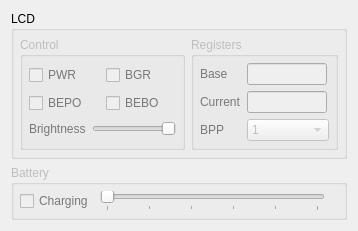
      <widget class="QWidget" name="debugMiscWidget">
       <attribute name="icon">
        <iconset resource="resources.qrc">
         <normaloff>:/icons/resources/icons/misc.png</normaloff>:/icons/resources/icons/misc.png</iconset>
       </attribute>
       <attribute name="title">
        <string>Miscellaneous</string>
       </attribute>
       <layout class="QVBoxLayout" name="verticalLayout_35">
        <item>
         <widget class="QGroupBox" name="groupBox_5">
          <property name="sizePolicy">
           <sizepolicy hsizetype="Preferred" vsizetype="Maximum">
            <horstretch>0</horstretch>
            <verstretch>0</verstretch>
           </sizepolicy>
          </property>
          <property name="title">
           <string>LCD</string>
          </property>
          <layout class="QHBoxLayout" name="horizontalLayout_6">
           <property name="leftMargin">
            <number>6</number>
           </property>
           <property name="topMargin">
            <number>6</number>
           </property>
           <property name="rightMargin">
            <number>6</number>
           </property>
           <property name="bottomMargin">
            <number>6</number>
           </property>
           <item>
            <spacer name="horizontalSpacer_31">
             <property name="orientation">
              <enum>Qt::Horizontal</enum>
             </property>
             <property name="sizeHint" stdset="0">
              <size>
               <width>0</width>
               <height>20</height>
              </size>
             </property>
            </spacer>
           </item>
           <item>
            <widget class="QGroupBox" name="groupLcdState">
             <property name="enabled">
              <bool>false</bool>
             </property>
             <property name="sizePolicy">
              <sizepolicy hsizetype="Preferred" vsizetype="Minimum">
               <horstretch>0</horstretch>
               <verstretch>0</verstretch>
              </sizepolicy>
             </property>
             <property name="title">
              <string>Control</string>
             </property>
             <layout class="QGridLayout" name="gridLayout_14">
              <property name="leftMargin">
               <number>6</number>
              </property>
              <property name="topMargin">
               <number>6</number>
              </property>
              <property name="rightMargin">
               <number>6</number>
              </property>
              <property name="bottomMargin">
               <number>6</number>
              </property>
              <item row="3" column="0" colspan="2">
               <layout class="QHBoxLayout" name="horizontalLayout_18">
                <item>
                 <widget class="QLabel" name="labelBrightness">
                  <property name="palette">
                   <palette>
                    <active>
                     <colorrole role="WindowText">
                      <brush brushstyle="SolidPattern">
                       <color alpha="255">
                        <red>0</red>
                        <green>170</green>
                        <blue>0</blue>
                       </color>
                      </brush>
                     </colorrole>
                    </active>
                    <inactive>
                     <colorrole role="WindowText">
                      <brush brushstyle="SolidPattern">
                       <color alpha="255">
                        <red>0</red>
                        <green>170</green>
                        <blue>0</blue>
                       </color>
                      </brush>
                     </colorrole>
                    </inactive>
                    <disabled>
                     <colorrole role="WindowText">
                      <brush brushstyle="SolidPattern">
                       <color alpha="255">
                        <red>120</red>
                        <green>120</green>
                        <blue>120</blue>
                       </color>
                      </brush>
                     </colorrole>
                    </disabled>
                   </palette>
                  </property>
                  <property name="text">
                   <string>Brightness</string>
                  </property>
                  <property name="alignment">
                   <set>Qt::AlignLeading|Qt::AlignLeft|Qt::AlignVCenter</set>
                  </property>
                 </widget>
                </item>
                <item>
                 <widget class="QSlider" name="brightnessSlider">
                  <property name="sizePolicy">
                   <sizepolicy hsizetype="Minimum" vsizetype="Maximum">
                    <horstretch>0</horstretch>
                    <verstretch>0</verstretch>
                   </sizepolicy>
                  </property>
                  <property name="focusPolicy">
                   <enum>Qt::ClickFocus</enum>
                  </property>
                  <property name="maximum">
                   <number>255</number>
                  </property>
                  <property name="orientation">
                   <enum>Qt::Horizontal</enum>
                  </property>
                  <property name="invertedAppearance">
                   <bool>true</bool>
                  </property>
                 </widget>
                </item>
               </layout>
              </item>
              <item row="2" column="1">
               <widget class="QCheckBox" name="checkBEBO">
                <property name="sizePolicy">
                 <sizepolicy hsizetype="Preferred" vsizetype="Maximum">
                  <horstretch>0</horstretch>
                  <verstretch>0</verstretch>
                 </sizepolicy>
                </property>
                <property name="palette">
                 <palette>
                  <active>
                   <colorrole role="WindowText">
                    <brush brushstyle="SolidPattern">
                     <color alpha="255">
                      <red>0</red>
                      <green>170</green>
                      <blue>0</blue>
                     </color>
                    </brush>
                   </colorrole>
                  </active>
                  <inactive>
                   <colorrole role="WindowText">
                    <brush brushstyle="SolidPattern">
                     <color alpha="255">
                      <red>0</red>
                      <green>170</green>
                      <blue>0</blue>
                     </color>
                    </brush>
                   </colorrole>
                  </inactive>
                  <disabled>
                   <colorrole role="WindowText">
                    <brush brushstyle="SolidPattern">
                     <color alpha="255">
                      <red>120</red>
                      <green>120</green>
                      <blue>120</blue>
                     </color>
                    </brush>
                   </colorrole>
                  </disabled>
                 </palette>
                </property>
                <property name="focusPolicy">
                 <enum>Qt::NoFocus</enum>
                </property>
                <property name="text">
                 <string>BEBO</string>
                </property>
               </widget>
              </item>
              <item row="2" column="0">
               <widget class="QCheckBox" name="checkBEPO">
                <property name="sizePolicy">
                 <sizepolicy hsizetype="Preferred" vsizetype="Maximum">
                  <horstretch>0</horstretch>
                  <verstretch>0</verstretch>
                 </sizepolicy>
                </property>
                <property name="palette">
                 <palette>
                  <active>
                   <colorrole role="WindowText">
                    <brush brushstyle="SolidPattern">
                     <color alpha="255">
                      <red>0</red>
                      <green>170</green>
                      <blue>0</blue>
                     </color>
                    </brush>
                   </colorrole>
                  </active>
                  <inactive>
                   <colorrole role="WindowText">
                    <brush brushstyle="SolidPattern">
                     <color alpha="255">
                      <red>0</red>
                      <green>170</green>
                      <blue>0</blue>
                     </color>
                    </brush>
                   </colorrole>
                  </inactive>
                  <disabled>
                   <colorrole role="WindowText">
                    <brush brushstyle="SolidPattern">
                     <color alpha="255">
                      <red>120</red>
                      <green>120</green>
                      <blue>120</blue>
                     </color>
                    </brush>
                   </colorrole>
                  </disabled>
                 </palette>
                </property>
                <property name="focusPolicy">
                 <enum>Qt::NoFocus</enum>
                </property>
                <property name="text">
                 <string>BEPO</string>
                </property>
               </widget>
              </item>
              <item row="1" column="1">
               <widget class="QCheckBox" name="checkBGR">
                <property name="sizePolicy">
                 <sizepolicy hsizetype="Preferred" vsizetype="Maximum">
                  <horstretch>0</horstretch>
                  <verstretch>0</verstretch>
                 </sizepolicy>
                </property>
                <property name="palette">
                 <palette>
                  <active>
                   <colorrole role="WindowText">
                    <brush brushstyle="SolidPattern">
                     <color alpha="255">
                      <red>0</red>
                      <green>170</green>
                      <blue>0</blue>
                     </color>
                    </brush>
                   </colorrole>
                  </active>
                  <inactive>
                   <colorrole role="WindowText">
                    <brush brushstyle="SolidPattern">
                     <color alpha="255">
                      <red>0</red>
                      <green>170</green>
                      <blue>0</blue>
                     </color>
                    </brush>
                   </colorrole>
                  </inactive>
                  <disabled>
                   <colorrole role="WindowText">
                    <brush brushstyle="SolidPattern">
                     <color alpha="255">
                      <red>120</red>
                      <green>120</green>
                      <blue>120</blue>
                     </color>
                    </brush>
                   </colorrole>
                  </disabled>
                 </palette>
                </property>
                <property name="focusPolicy">
                 <enum>Qt::NoFocus</enum>
                </property>
                <property name="text">
                 <string>BGR</string>
                </property>
               </widget>
              </item>
              <item row="1" column="0">
               <widget class="QCheckBox" name="checkPowered">
                <property name="sizePolicy">
                 <sizepolicy hsizetype="Preferred" vsizetype="Maximum">
                  <horstretch>0</horstretch>
                  <verstretch>0</verstretch>
                 </sizepolicy>
                </property>
                <property name="palette">
                 <palette>
                  <active>
                   <colorrole role="WindowText">
                    <brush brushstyle="SolidPattern">
                     <color alpha="255">
                      <red>0</red>
                      <green>170</green>
                      <blue>0</blue>
                     </color>
                    </brush>
                   </colorrole>
                  </active>
                  <inactive>
                   <colorrole role="WindowText">
                    <brush brushstyle="SolidPattern">
                     <color alpha="255">
                      <red>0</red>
                      <green>170</green>
                      <blue>0</blue>
                     </color>
                    </brush>
                   </colorrole>
                  </inactive>
                  <disabled>
                   <colorrole role="WindowText">
                    <brush brushstyle="SolidPattern">
                     <color alpha="255">
                      <red>120</red>
                      <green>120</green>
                      <blue>120</blue>
                     </color>
                    </brush>
                   </colorrole>
                  </disabled>
                 </palette>
                </property>
                <property name="focusPolicy">
                 <enum>Qt::NoFocus</enum>
                </property>
                <property name="text">
                 <string>PWR</string>
                </property>
                <property name="checkable">
                 <bool>true</bool>
                </property>
                <property name="checked">
                 <bool>false</bool>
                </property>
               </widget>
              </item>
             </layout>
            </widget>
           </item>
           <item>
            <widget class="QGroupBox" name="groupLcdRegs">
             <property name="enabled">
              <bool>false</bool>
             </property>
             <property name="sizePolicy">
              <sizepolicy hsizetype="Preferred" vsizetype="Minimum">
               <horstretch>0</horstretch>
               <verstretch>0</verstretch>
              </sizepolicy>
             </property>
             <property name="title">
              <string>Registers</string>
             </property>
             <layout class="QGridLayout" name="gridLayout_17">
              <property name="leftMargin">
               <number>6</number>
              </property>
              <property name="topMargin">
               <number>6</number>
              </property>
              <property name="rightMargin">
               <number>6</number>
              </property>
              <property name="bottomMargin">
               <number>6</number>
              </property>
              <item row="2" column="1">
               <widget class="QLineEdit" name="lcdcurrView">
                <property name="sizePolicy">
                 <sizepolicy hsizetype="Maximum" vsizetype="Fixed">
                  <horstretch>0</horstretch>
                  <verstretch>0</verstretch>
                 </sizepolicy>
                </property>
                <property name="minimumSize">
                 <size>
                  <width>60</width>
                  <height>0</height>
                 </size>
                </property>
                <property name="maximumSize">
                 <size>
                  <width>80</width>
                  <height>16777215</height>
                 </size>
                </property>
                <property name="focusPolicy">
                 <enum>Qt::ClickFocus</enum>
                </property>
                <property name="inputMask">
                 <string notr="true">&gt;HHHHHH</string>
                </property>
                <property name="text">
                 <string notr="true"/>
                </property>
               </widget>
              </item>
              <item row="1" column="1">
               <widget class="QLineEdit" name="lcdbaseView">
                <property name="sizePolicy">
                 <sizepolicy hsizetype="Maximum" vsizetype="Fixed">
                  <horstretch>0</horstretch>
                  <verstretch>0</verstretch>
                 </sizepolicy>
                </property>
                <property name="minimumSize">
                 <size>
                  <width>60</width>
                  <height>0</height>
                 </size>
                </property>
                <property name="maximumSize">
                 <size>
                  <width>80</width>
                  <height>16777215</height>
                 </size>
                </property>
                <property name="focusPolicy">
                 <enum>Qt::ClickFocus</enum>
                </property>
                <property name="inputMask">
                 <string notr="true">&gt;HHHHHH</string>
                </property>
                <property name="text">
                 <string notr="true"/>
                </property>
               </widget>
              </item>
              <item row="1" column="0">
               <widget class="QLabel" name="labelLCDbase">
                <property name="palette">
                 <palette>
                  <active>
                   <colorrole role="WindowText">
                    <brush brushstyle="SolidPattern">
                     <color alpha="255">
                      <red>0</red>
                      <green>170</green>
                      <blue>0</blue>
                     </color>
                    </brush>
                   </colorrole>
                  </active>
                  <inactive>
                   <colorrole role="WindowText">
                    <brush brushstyle="SolidPattern">
                     <color alpha="255">
                      <red>0</red>
                      <green>170</green>
                      <blue>0</blue>
                     </color>
                    </brush>
                   </colorrole>
                  </inactive>
                  <disabled>
                   <colorrole role="WindowText">
                    <brush brushstyle="SolidPattern">
                     <color alpha="255">
                      <red>120</red>
                      <green>120</green>
                      <blue>120</blue>
                     </color>
                    </brush>
                   </colorrole>
                  </disabled>
                 </palette>
                </property>
                <property name="text">
                 <string>Base</string>
                </property>
               </widget>
              </item>
              <item row="2" column="0">
               <widget class="QLabel" name="labelLCDcurr">
                <property name="palette">
                 <palette>
                  <active>
                   <colorrole role="WindowText">
                    <brush brushstyle="SolidPattern">
                     <color alpha="255">
                      <red>0</red>
                      <green>170</green>
                      <blue>0</blue>
                     </color>
                    </brush>
                   </colorrole>
                  </active>
                  <inactive>
                   <colorrole role="WindowText">
                    <brush brushstyle="SolidPattern">
                     <color alpha="255">
                      <red>0</red>
                      <green>170</green>
                      <blue>0</blue>
                     </color>
                    </brush>
                   </colorrole>
                  </inactive>
                  <disabled>
                   <colorrole role="WindowText">
                    <brush brushstyle="SolidPattern">
                     <color alpha="255">
                      <red>120</red>
                      <green>120</green>
                      <blue>120</blue>
                     </color>
                    </brush>
                   </colorrole>
                  </disabled>
                 </palette>
                </property>
                <property name="text">
                 <string>Current</string>
                </property>
               </widget>
              </item>
              <item row="3" column="0">
               <widget class="QLabel" name="labelBPP">
                <property name="palette">
                 <palette>
                  <active>
                   <colorrole role="WindowText">
                    <brush brushstyle="SolidPattern">
                     <color alpha="255">
                      <red>0</red>
                      <green>170</green>
                      <blue>0</blue>
                     </color>
                    </brush>
                   </colorrole>
                  </active>
                  <inactive>
                   <colorrole role="WindowText">
                    <brush brushstyle="SolidPattern">
                     <color alpha="255">
                      <red>0</red>
                      <green>170</green>
                      <blue>0</blue>
                     </color>
                    </brush>
                   </colorrole>
                  </inactive>
                  <disabled>
                   <colorrole role="WindowText">
                    <brush brushstyle="SolidPattern">
                     <color alpha="255">
                      <red>120</red>
                      <green>120</green>
                      <blue>120</blue>
                     </color>
                    </brush>
                   </colorrole>
                  </disabled>
                 </palette>
                </property>
                <property name="text">
                 <string>BPP</string>
                </property>
               </widget>
              </item>
              <item row="3" column="1">
               <widget class="QComboBox" name="bppView">
                <property name="sizePolicy">
                 <sizepolicy hsizetype="Maximum" vsizetype="Fixed">
                  <horstretch>0</horstretch>
                  <verstretch>0</verstretch>
                 </sizepolicy>
                </property>
                <property name="focusPolicy">
                 <enum>Qt::ClickFocus</enum>
                </property>
                <item>
                 <property name="text">
                  <string>1</string>
                 </property>
                </item>
                <item>
                 <property name="text">
                  <string>2</string>
                 </property>
                </item>
                <item>
                 <property name="text">
                  <string>4</string>
                 </property>
                </item>
                <item>
                 <property name="text">
                  <string>8</string>
                 </property>
                </item>
                <item>
                 <property name="text">
                  <string>16</string>
                 </property>
                </item>
                <item>
                 <property name="text">
                  <string>24</string>
                 </property>
                </item>
                <item>
                 <property name="text">
                  <string>16 (5:6:5)</string>
                 </property>
                </item>
                <item>
                 <property name="text">
                  <string>12 (4:4:4)</string>
                 </property>
                </item>
               </widget>
              </item>
             </layout>
            </widget>
           </item>
           <item>
            <spacer name="horizontalSpacer_23">
             <property name="orientation">
              <enum>Qt::Horizontal</enum>
             </property>
             <property name="sizeHint" stdset="0">
              <size>
               <width>0</width>
               <height>20</height>
              </size>
             </property>
            </spacer>
           </item>
          </layout>
         </widget>
        </item>
        <item>
         <widget class="QGroupBox" name="groupBattery">
          <property name="enabled">
           <bool>false</bool>
          </property>
          <property name="sizePolicy">
           <sizepolicy hsizetype="Preferred" vsizetype="Maximum">
            <horstretch>0</horstretch>
            <verstretch>0</verstretch>
           </sizepolicy>
          </property>
          <property name="title">
           <string>Battery</string>
          </property>
          <layout class="QGridLayout" name="gridLayout_18">
           <property name="leftMargin">
            <number>6</number>
           </property>
           <property name="topMargin">
            <number>6</number>
           </property>
           <property name="rightMargin">
            <number>6</number>
           </property>
           <property name="bottomMargin">
            <number>6</number>
           </property>
           <property name="spacing">
            <number>6</number>
           </property>
           <item row="1" column="0">
            <layout class="QHBoxLayout" name="horizontalLayout_3">
             <property name="rightMargin">
              <number>0</number>
             </property>
             <property name="bottomMargin">
              <number>0</number>
             </property>
             <item>
              <widget class="QCheckBox" name="checkCharging">
               <property name="palette">
                <palette>
                 <active>
                  <colorrole role="WindowText">
                   <brush brushstyle="SolidPattern">
                    <color alpha="255">
                     <red>0</red>
                     <green>170</green>
                     <blue>0</blue>
                    </color>
                   </brush>
                  </colorrole>
                 </active>
                 <inactive>
                  <colorrole role="WindowText">
                   <brush brushstyle="SolidPattern">
                    <color alpha="255">
                     <red>0</red>
                     <green>170</green>
                     <blue>0</blue>
                    </color>
                   </brush>
                  </colorrole>
                 </inactive>
                 <disabled>
                  <colorrole role="WindowText">
                   <brush brushstyle="SolidPattern">
                    <color alpha="255">
                     <red>120</red>
                     <green>120</green>
                     <blue>120</blue>
                    </color>
                   </brush>
                  </colorrole>
                 </disabled>
                </palette>
               </property>
               <property name="focusPolicy">
                <enum>Qt::NoFocus</enum>
               </property>
               <property name="text">
                <string>Charging</string>
               </property>
              </widget>
             </item>
             <item>
              <widget class="QSlider" name="sliderBattery">
               <property name="focusPolicy">
                <enum>Qt::ClickFocus</enum>
               </property>
               <property name="minimum">
                <number>0</number>
               </property>
               <property name="maximum">
                <number>5</number>
               </property>
               <property name="pageStep">
                <number>2</number>
               </property>
               <property name="orientation">
                <enum>Qt::Horizontal</enum>
               </property>
               <property name="tickPosition">
                <enum>QSlider::TicksBelow</enum>
               </property>
               <property name="tickInterval">
                <number>1</number>
               </property>
              </widget>
             </item>
             <item>
              <widget class="QLabel" name="labelBattery"/>
             </item>
            </layout>
           </item>
          </layout>
         </widget>
        </item>
        <item>
         <spacer name="verticalSpacer_9">
          <property name="orientation">
           <enum>Qt::Vertical</enum>
          </property>
          <property name="sizeHint" stdset="0">
           <size>
            <width>20</width>
            <height>0</height>
           </size>
          </property>
         </spacer>
        </item>
       </layout>
      </widget>
